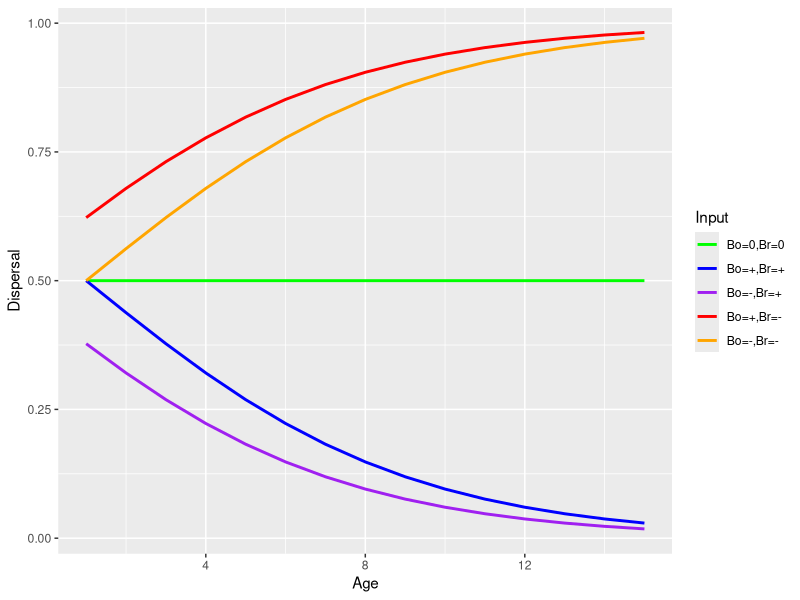
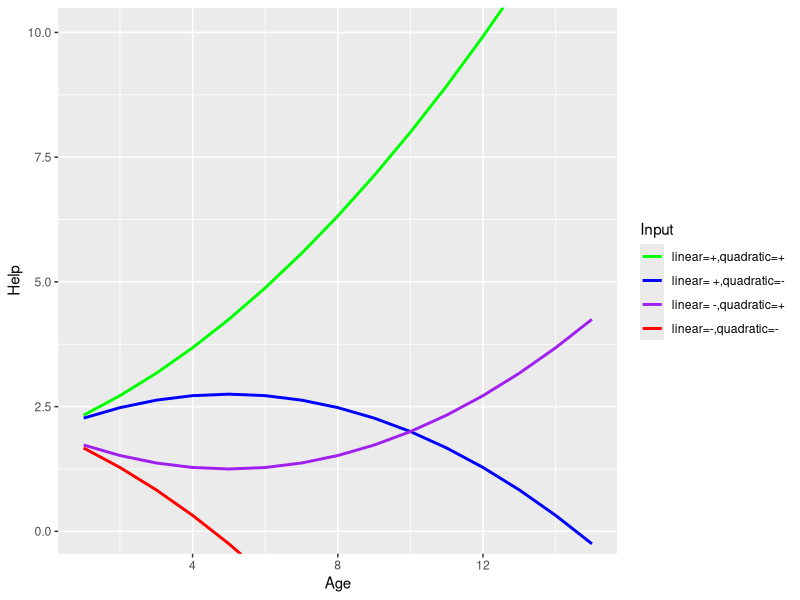
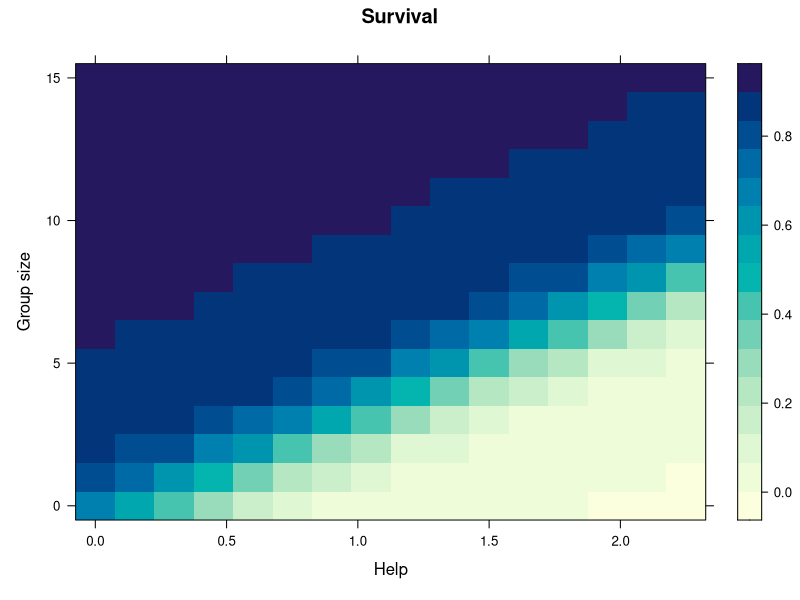
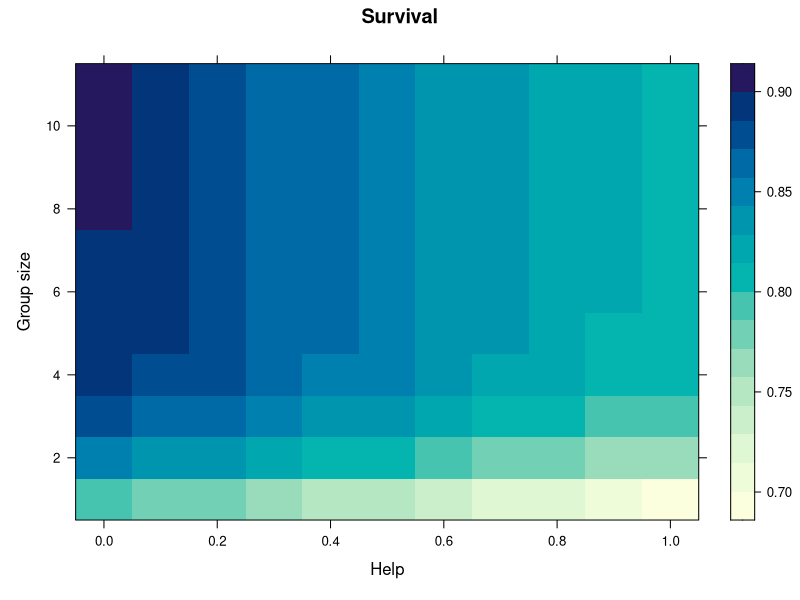
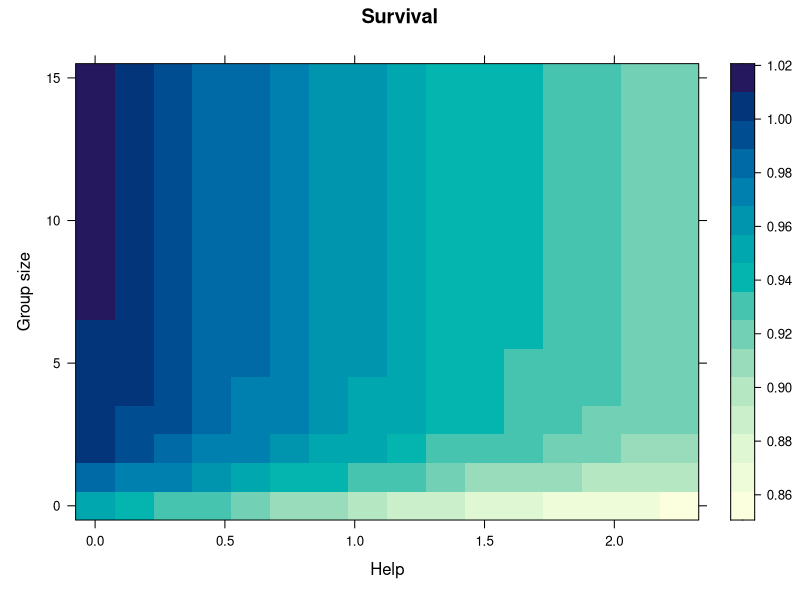
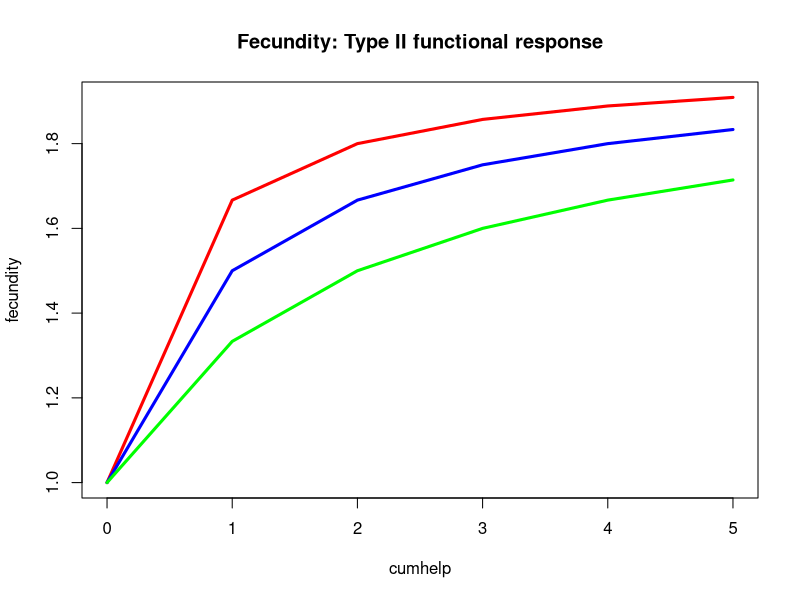

Recreate these plots in R, in order. (Note: this script raises an error after producing the figures.)
rm(list=ls())

#DISPERSAL

library(ggplot2)
library(reshape2)

age<-seq(from=1,by=1, length=15)

dispersal_Formula<-function(beta, betaAge){
  dispersal<-1 / (1 + exp(betaAge*age - beta))
  return(dispersal)}


DF.dispersal<-data.frame(age, dispersal_Formula(0,0), dispersal_Formula(0.25,0.25), dispersal_Formula(-0.25,0.25),dispersal_Formula(0.25,-0.25), dispersal_Formula(-0.25,-0.25))
names(DF.dispersal) <- c("Age","Bo=0,Br=0", "Bo=+,Br=+", "Bo=-,Br=+", "Bo=+,Br=-", "Bo=-,Br=-")
mdf <- melt(DF.dispersal, id="Age")
names(mdf)<-c("Age", "Input", "Dispersal.values")

ggplot(mdf, aes(x=Age, y=Dispersal.values,col=Input)) +
  geom_line(size=1)+
  xlab("Age")+ ylab("Dispersal")+
  scale_color_manual(values = c("green","blue", "purple", "red", "orange"))
  


#HELP

age<-seq(from=1,by=1, length=15)

help_Formula<-function(alpha, alphaAge, alphaAge2){
  help<-alpha + alphaAge*age + alphaAge2*age*age
  return(help)}


DF.help<-data.frame(age, help_Formula(2,0.3,0.03), help_Formula(2,0.3,-0.03), help_Formula(2,-0.3,0.03),help_Formula(2,-0.3,-0.03))
names(DF.help) <- c("Age","linear=+,quadratic=+", "linear= +,quadratic=-", "linear= -,quadratic=+", "linear=-,quadratic=-")
mdf <- melt(DF.help, id="Age")
names(mdf)<-c("Age", "Input", "Help.values")

ggplot(mdf, aes(x=Age, y=Help.values,col=Input)) +
  geom_line(size=1)+
  xlab("Age")+ ylab("Help")+
  scale_color_manual(values = c("green","blue", "purple", "red", "orange"))+
  coord_cartesian(ylim = c(0.049, 10))



#SURVIVAL

##Interaction between help and group size

library("lattice")

m<-0.1
Xsh<-4
Xsn<-1

survival<-function(parameters,x,y){
  survival_Formula<-(1-parameters[1])/(1 + exp(parameters[2]*x - parameters[3]*(y+1)))
  return(survival_Formula)
}

rangx<-seq(from=0,by=0.15, length=16)
rangy<-c(0:15)
param<-c(m,Xsh,Xsn)
gridxy<-expand.grid(rangx,rangy)
names(gridxy)<-c('x',"y")

gridxy$help<-survival(param,gridxy$x,gridxy$y)

levelplot(help~x*y,data=gridxy, xlab="Help", ylab="Group size", main="Survival")


##Alternative survival
m<-0.7
Xsh<-0.4
Xsn<-0.4

survival<-function(parameters,x,y){
  survival_Formula<- parameters[1] - parameters[2] /(1 + exp(-x)) + parameters[3] / (1 + exp(-y))
  return(survival_Formula)
}

rangx<-seq(from=0,by=0.1, length=11)
rangy<-c(1:11)
param<-c(m,Xsh,Xsn)
gridxy<-expand.grid(rangx,rangy)
names(gridxy)<-c('x',"y")

gridxy$help<-survival(param,gridxy$x,gridxy$y)

levelplot(help~x*y,data=gridxy, xlab="Help", ylab="Group size", main="Survival")


##Alternative survival mixed both
m<-0.9
Xsh<-1
Xsn<-1

survival<-function(parameters,x,y){
  survival_Formula<-parameters[1]- (parameters[1]/(1 + exp(parameters[2]- parameters[3]))-
    parameters[1]/(1 + exp(parameters[2] /(1 + exp(-x)) - parameters[3] / (1 + exp(-(y+1))))))
  
  return(survival_Formula)
}

rangx<-seq(from=0,by=0.15, length=16)
rangy<-c(0:15)
param<-c(m,Xsh,Xsn)
gridxy<-expand.grid(rangx,rangy)
names(gridxy)<-c('x',"y")

gridxy$help<-survival(param,gridxy$x,gridxy$y)

levelplot(help~x*y,data=gridxy, xlab="Help", ylab="Group size", main="Survival")

help<-seq(from=0,by=0.1, length=20)
groupsize<-seq(from=0,by=1, length=15)
Xsh /(1 + exp(-help))
Xsn / (1 + exp(-(groupsize)))
survival(param,gridxy$x,gridxy$y)

survivalTest<-m-((m/(1 + exp(Xsh-Xsn)))- m/(1 + exp(Xsh /(1 + exp(-2)) - Xsn / (1 + exp(-(10+1))))))
survivalTest




#FECUNDITY

K0<-1
cumhelp<-c(0:5)

fecundity_Formula <- function(K0,K1) {
  fecundity <- (K0 + cumhelp*K1 / (1 + cumhelp*K1))
  return(fecundity)
}

plot(cumhelp,fecundity_Formula(1,2), type="l", col="red", lwd=3, xlab="cumhelp", ylab="fecundity")
lines(cumhelp, fecundity_Formula(1,1), type="l", col="blue", lwd=3)
lines(cumhelp, fecundity_Formula(1,0.5), type="l", col="green", lwd=3)
title("Fecundity: Type II functional response")
legend(locator(1),c("K1=2","K1=1", "K1=0.5"), lwd=c(2,2,2), col=c("red","blue","green"), y.intersp=1)



